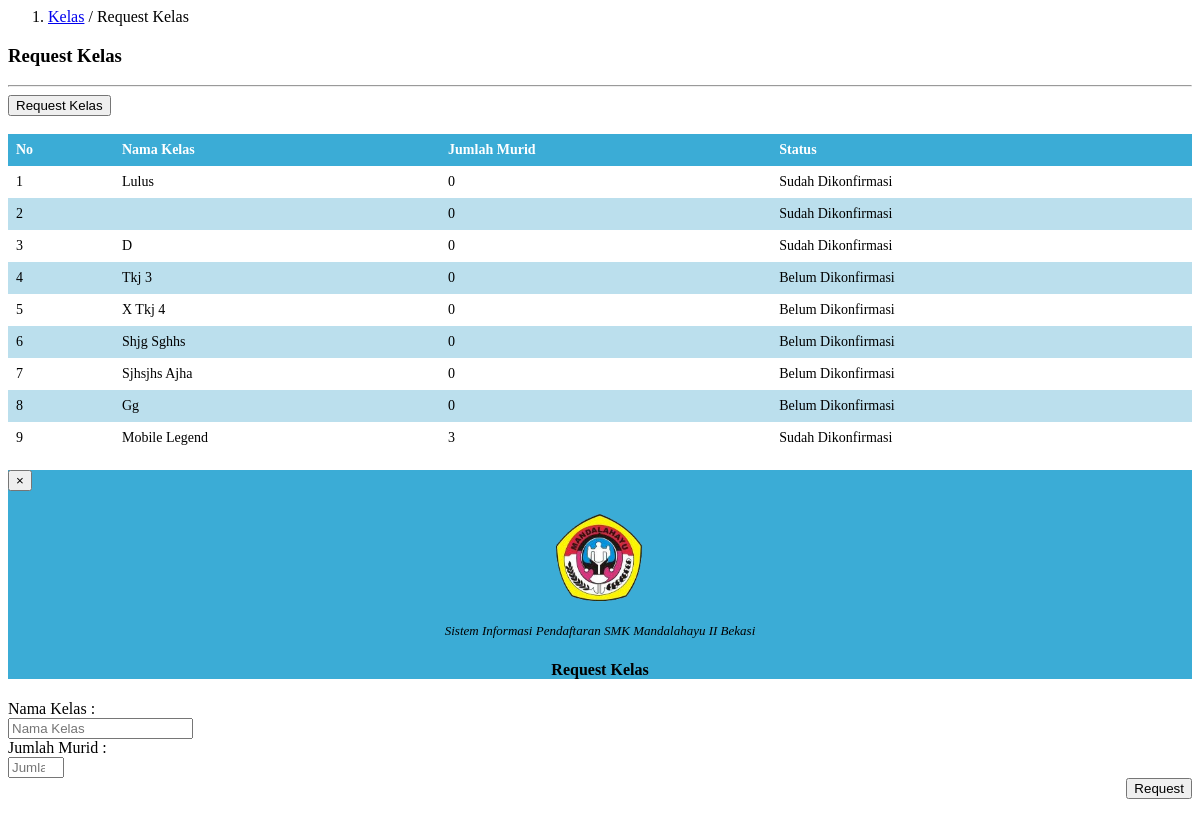
Page /tata-usaha/request-kelas.php on the committed database.
### tables this page shows
CREATE TABLE `tbl_request_kelas` (
  `id_request_kelas` int(10) NOT NULL,
  `nama_kelas` varchar(20) NOT NULL,
  `status` varchar(20) NOT NULL,
  `jumlah_murid` int(20) NOT NULL
);

### tata-usaha/request-kelas.php (the view, shortened to what this page needs)
<div class="col-md-10" style="padding:0px">
    <ol class="breadcrumb" style="margin:0;border-radius:0;">
        <li class="active"><a href="#">Kelas</a> / Request Kelas</li>
    </ol>
</div>
<div class="col-md-10" style="">
  	<h3><b>Request</b> Kelas</h3>
    <hr>
     <button type="button" class="btn btn-primary" data-toggle="modal" data-target="#myModal"><i class="fa fa-plus-circle fa-fw"></i>Request Kelas</button>
    <br>
    <br>
</div>
<div class="col-md-10">
  <form class="form-horizontal" method="POST">
      <table class="table table-striped">
        <thead>
          <tr>
            <th>No</th>
            <th>Nama Kelas</th>
            <th>Jumlah Murid</th>
            <th>Status</th>
          </tr>
        </thead>
        <tbody>
          <?php
            include '../config/koneksi.php';
            $query = mysqli_query($konek, "SELECT * FROM tbl_request_kelas")or die(mysqli_error($konek));
                    if(mysqli_num_rows($query) == 0){
                      echo '<tr><td colspan="5" align="center">Tidak ada data!</td></tr>';
                    }
                      else
                    {
                      $no = 1;
                      while($data = mysqli_fetch_array($query)){
                        ?>
                        <tr>
                        <td><?php echo $no ?></td>
                        <td><?php
                        $kalimat = $data['nama_kelas'];
                        $kalimat_new = ucwords($kalimat);
                        echo $kalimat_new;
                        ?></td>
                        <td><?php echo $data['jumlah_murid'] ?></td>
                        <td><?php if ($data['status']==0) echo "Belum Dikonfirmasi"; else echo "Sudah Dikonfirmasi"; ?></td>
                      </tr>
                        <?php
                        $no++;
                      }
                    }
                ?>
        </tbody>
      </table>
    </form>
</div>
<div id="myModal" class="modal fade" role="dialog">
  <div class="modal-dialog">
      <div class="modal-content">
          <div class="modal-header" style="background-color:#3bacd6";>
            <button type="button" class="close" data-dismiss="modal">&times;</button>
            <p align="center"><img src="../gambar/manda.png" alt="" height="100px" width="130px"></p>
            <p align="center"><font size="2px"><i>Sistem Informasi Pendaftaran SMK Mandalahayu II Bekasi</i></font></p>
            <h4 class="modal-title" align="center"><b>Request Kelas</b></h4>
          </div>
          <div class="modal-body">
            <form action="../config/add-request-kelas.php" class="form-horizontal" method="POST">
              <div class="form-group">
                <label class="col-sm-3">Nama Kelas</label>
                <label class="col-sm-1">:</label>
                  <div class="col-sm-6">
                      <input type="text" style="text-transform: capitalize;" class="form-control" name="nama_kelas" placeholder="Nama Kelas" required>
                  </div>
              </div>
              <div class="form-group">
                <label class="col-sm-3">Jumlah Murid</label>
                <label class="col-sm-1">:</label>
                  <div class="col-sm-6">
                      <input type="number" min="1" max="30" class="form-control" name="jumlah_murid" placeholder="Jumlah Kelas" required>
                  </div>
              </div>
              <div class="form-group">
                  <div class="col-sm-6" align="right">
                      <button class="btn btn-primary">Request</button>
                  </div>
              </div>
            </form>
          </div>
      </div>
    </div></div>

### tata-usaha/request-kelas.php (style rules this page uses)
table { border-collapse: collapse; width: 100%; }
th, td { text-align: left; padding: 8px; }
tr:nth-child(even) { background-color: #bbdfed; }
th { background-color: #3bacd6; color: white; font-size: 14px; }
td { font-size: 14px; }

### rows in the picture
tbl_request_kelas: nama_kelas "Lulus", jumlah_murid "0", status "Sudah Dikonfirmasi"
tbl_request_kelas: jumlah_murid "0", status "Sudah Dikonfirmasi"
tbl_request_kelas: nama_kelas "D", jumlah_murid "0", status "Sudah Dikonfirmasi"
tbl_request_kelas: nama_kelas "Tkj 3", jumlah_murid "0", status "Belum Dikonfirmasi"
tbl_request_kelas: nama_kelas "X Tkj 4", jumlah_murid "0", status "Belum Dikonfirmasi"
tbl_request_kelas: nama_kelas "Shjg Sghhs", jumlah_murid "0", status "Belum Dikonfirmasi"
tbl_request_kelas: nama_kelas "Sjhsjhs Ajha", jumlah_murid "0", status "Belum Dikonfirmasi"
tbl_request_kelas: nama_kelas "Gg", jumlah_murid "0", status "Belum Dikonfirmasi"
tbl_request_kelas: nama_kelas "Mobile Legend", jumlah_murid "3", status "Sudah Dikonfirmasi"
